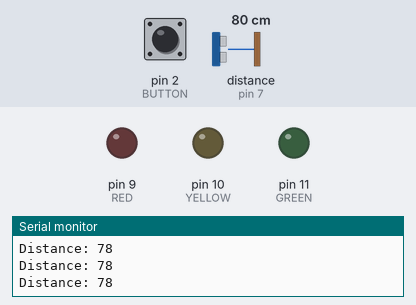
A sketch run on a simulated Arduino Uno, built with avr-gcc and run on an emulated ATmega328P. Parts: output pins drawn as LEDs (lit = HIGH), the last lines printed to the serial monitor. Wiring (inferred from the names in the program): ultrasonic range finder: trigger pin 6; echo pin 7. Inputs (shaded band) come from the test bench; at power-on: pin 2 (BUTTON) HIGH, distance to the obstacle (sensor on pin 7) 80 cm. The echo pulse lasts 58.3 µs per cm; pins used as bus, display or sensor lines are not drawn.

Above: at 1.2 s.
1.3 s: pin 2 (BUTTON) pulled LOW for 0.15 s
At 2.0 s:
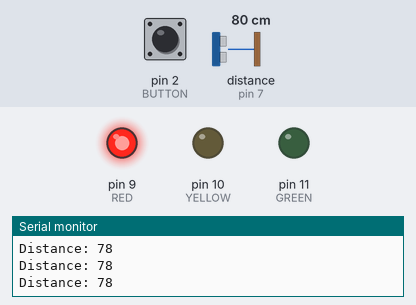
5.9 s: distance to the obstacle (sensor on pin 7) set to 46 cm
At 7.1 s:
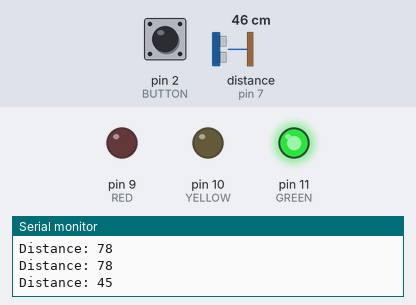
7.8 s: distance to the obstacle (sensor on pin 7) set to 55 cm
At 12.1 s:
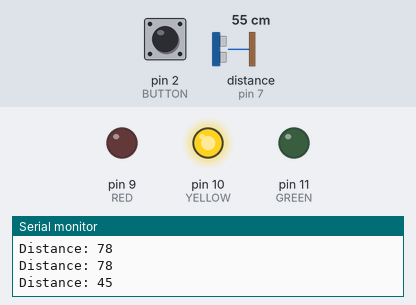
Timing chart, 0 to 14.8 s (numbered marks = the images above; inputs shaded):
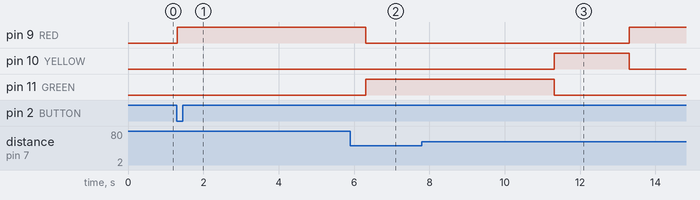

Measured:
- the behaviour switches between 50 and 51 cm on distance to the obstacle (sensor on pin 7) (found by bisection; images 2 and 3)
- after the input at 1.3 s, pin 9 (RED): LOW → HIGH at once
- after the input at 5.9 s, pin 9 (RED): HIGH → LOW after 0.41 s; pin 11 (GREEN): LOW → HIGH after 0.41 s

The sketch:

l1.ino
```cpp
#define RED 9
#define YELLOW 10
#define GREEN 11
#define BUTTON 2
#define TRIG 6
#define ECHO 7

long duration;
int distance;
unsigned long lastDetectionTime = 0;

void setup() {
  pinMode(RED, OUTPUT);
  pinMode(YELLOW, OUTPUT);
  pinMode(GREEN, OUTPUT);
  pinMode(BUTTON, INPUT_PULLUP);
  pinMode(TRIG, OUTPUT);
  pinMode(ECHO, INPUT);
  Serial.begin(9600);
}

int getDistance() {
  digitalWrite(TRIG, LOW);
  delayMicroseconds(2);
  digitalWrite(TRIG, HIGH);
  delayMicroseconds(10);
  digitalWrite(TRIG, LOW);
  duration = pulseIn(ECHO, HIGH);
  return duration * 0.034 / 2;
}

void loop() {
  distance = getDistance();
  Serial.print("Distance: ");
  Serial.println(distance);

  if (distance < 50) {
    lastDetectionTime = millis();  // Reset timer when a vehicle is detected

    // Normal Traffic Light Sequence
    digitalWrite(GREEN, HIGH);
    digitalWrite(YELLOW, LOW);
    digitalWrite(RED, LOW);
    delay(5000);

    digitalWrite(GREEN, LOW);
    digitalWrite(YELLOW, HIGH);
    delay(2000);

    digitalWrite(YELLOW, LOW);
    digitalWrite(RED, HIGH);
    delay(5000);
  }

  else if (millis() - lastDetectionTime > 30000) {
    // If no vehicle detected for 30 sec, keep Red light on
    digitalWrite(RED, HIGH);
    digitalWrite(GREEN, LOW);
    digitalWrite(YELLOW, LOW);
  }

  // Pedestrian button check
  if (digitalRead(BUTTON) == LOW) {
    digitalWrite(GREEN, LOW);
    digitalWrite(YELLOW, LOW);
    digitalWrite(RED, HIGH);
    delay(5000);
  }
}
```
